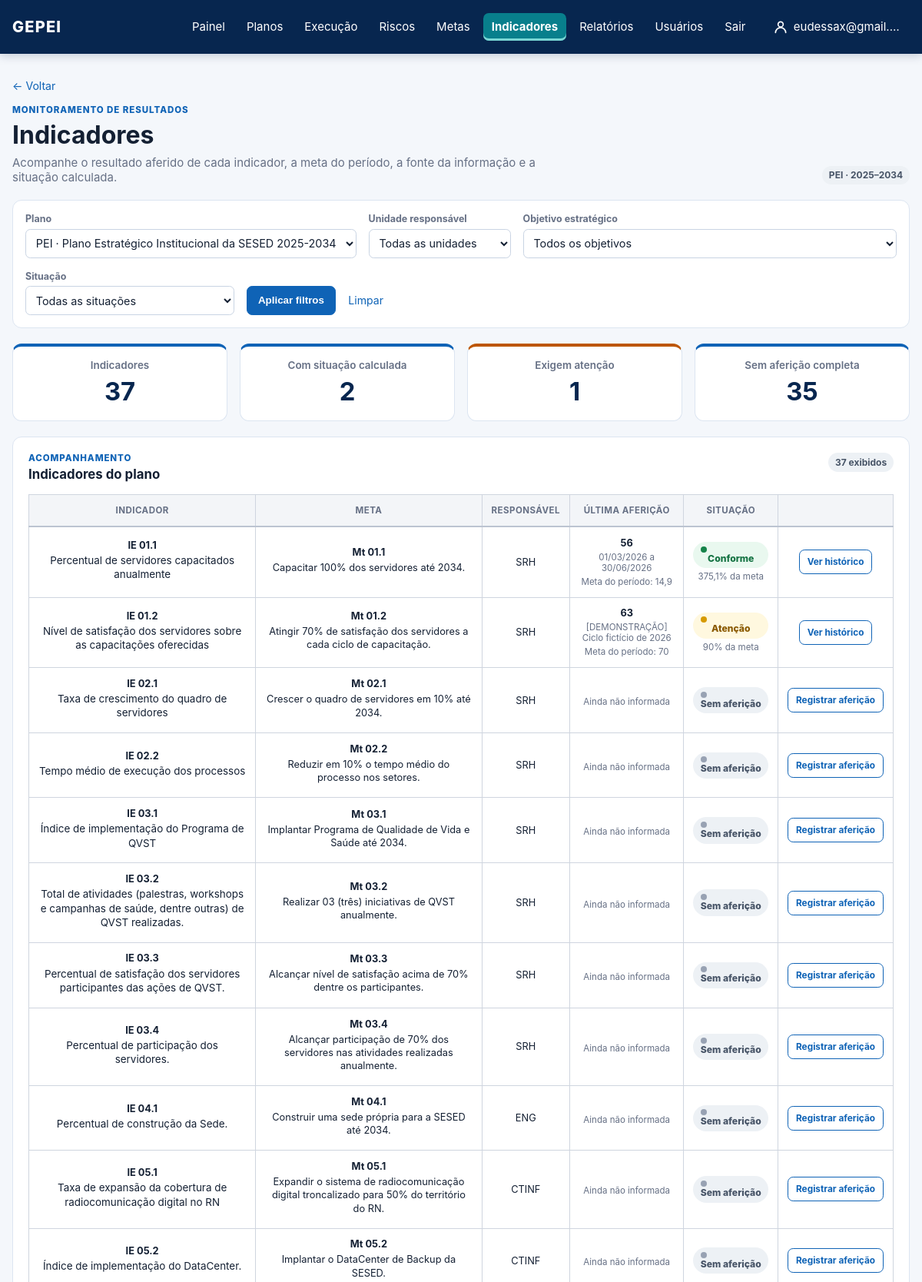
Screenshot of /indicadores/ (signed in, upper part) with the database file from the repository.
### core/models.py (models this page shows, shortened)
class Plan(models.Model):
    class PlanType(models.TextChoices):
        PEI = "PEI", "PEI"
        PESP = "PESP", "PESP"
        PPA = "PPA", "PPA"
        OTHER = "OUTRO", "Outro"
    name = models.CharField(max_length=180)
    acronym = models.CharField(max_length=30)
    plan_type = models.CharField(max_length=10, choices=PlanType.choices)
    start_date = models.DateField()
    end_date = models.DateField()
    active = models.BooleanField(default=True)

class Indicator(models.Model):
    class Direction(models.TextChoices):
        HIGHER_IS_BETTER = "MAIOR_MELHOR", "Maior é melhor"
        LOWER_IS_BETTER = "MENOR_MELHOR", "Menor é melhor"
        RANGE = "FAIXA", "Faixa esperada"
    class Frequency(models.TextChoices):
        MONTHLY = "MENSAL", "Mensal"
        BIMONTHLY = "BIMESTRAL", "Bimestral"
        QUARTERLY = "TRIMESTRAL", "Trimestral"
        FOUR_MONTHLY = "QUADRIMESTRAL", "Quadrimestral"
        SEMIANNUAL = "SEMESTRAL", "Semestral"
        ANNUAL = "ANUAL", "Anual"
        BIENNIAL = "BIENAL", "Bienal"
        OTHER = "OUTRA", "Outra"
    class IndicatorType(models.TextChoices):
        EFFORT = "ESFORCO", "Esforço"
        RESULT = "RESULTADO", "Resultado"
    code = models.CharField(max_length=30, blank=True)
    name = models.CharField(max_length=255)
    indicator_type = models.CharField(max_length=10, choices=IndicatorType.choices, blank=True)
    description = models.TextField(blank=True)
    formula = models.TextField(blank=True)
    unit_of_measure = models.CharField(max_length=80, blank=True)
    data_source = models.CharField(max_length=255, blank=True)
    frequency = models.CharField(max_length=16, choices=Frequency.choices, default=Frequency.ANNUAL)
    direction = models.CharField(max_length=16, choices=Direction.choices, default=Direction.HIGHER_IS_BETTER)
    baseline = models.CharField(max_length=120, blank=True)
    responsible_unit = models.ForeignKey(
        OrganizationalUnit,
        null=True,
        blank=True,
        on_delete=models.PROTECT,
        related_name="indicators",
    )
    artifacts = models.ManyToManyField(PlanArtifact, related_name="indicators", blank=True)
    targets = models.ManyToManyField(StrategicTarget, related_name="indicators", blank=True)

class StrategicTarget(models.Model):
    artifact = models.ForeignKey(
        PlanArtifact,
        on_delete=models.PROTECT,
        related_name="targets",
    )
    action = models.ForeignKey(
        StrategicAction,
        null=True,
        blank=True,
        on_delete=models.CASCADE,
        related_name="targets",
    )
    code = models.CharField(max_length=30, blank=True)
    description = models.TextField()
    target_value = models.CharField(max_length=120, blank=True)
    unit_of_measure = models.CharField(max_length=80, blank=True)
    reference_period = models.CharField(max_length=120, blank=True)

class OrganizationalUnit(models.Model):
    class UnitType(models.TextChoices):
        ORGAN = "ORGAO", "Órgão"
        UNIT = "UNIDADE", "Unidade"
        SECTOR = "SETOR", "Setor"
    organization = models.ForeignKey(Organization, on_delete=models.PROTECT)
    parent = models.ForeignKey("self", null=True, blank=True, on_delete=models.PROTECT)
    name = models.CharField(max_length=180)
    acronym = models.CharField(max_length=30, blank=True)
    unit_type = models.CharField(max_length=10, choices=UnitType.choices)

class IndicatorMeasurement(models.Model):
    indicator = models.ForeignKey(Indicator, on_delete=models.CASCADE, related_name="measurements")
    reference_period = models.CharField(max_length=120)
    baseline_value = models.CharField(max_length=120, blank=True)
    baseline_date = models.DateField(null=True, blank=True)
    period_start = models.DateField(null=True, blank=True)
    period_end = models.DateField(null=True, blank=True)
    measured_value = models.CharField(max_length=120)
    expected_value = models.DecimalField(
        max_digits=14,
        decimal_places=2,
        null=True,
        blank=True,
        help_text="Meta prevista especificamente para o período desta aferição.",
    )
    recorded_by = models.ForeignKey(settings.AUTH_USER_MODEL, on_delete=models.PROTECT)
    measured_by = models.ForeignKey(
        settings.AUTH_USER_MODEL,
        null=True,
        blank=True,
        on_delete=models.PROTECT,
        related_name="performed_measurements",
    )
    measured_unit = models.ForeignKey(
        OrganizationalUnit,
        null=True,
        blank=True,
        on_delete=models.PROTECT,
        related_name="performed_measurements",
    )
    source_reference = models.CharField(max_length=255, blank=True)
    evidence_attachment = models.FileField(upload_to="indicator_measurements/%Y/%m/", blank=True)
    note = models.TextField(blank=True)
    recorded_at = models.DateTimeField(auto_now_add=True)
    class Meta:
        ordering = ["-recorded_at"]

### core/views.py (the view)
# urls.py: path("indicadores/", views.indicator_overview, name="indicator_overview"),
@login_required
@permission_required("core.view_indicator", raise_exception=True)
def indicator_overview(request):
    plans = Plan.objects.filter(active=True).order_by("start_date", "acronym")
    units = scope_units(OrganizationalUnit.objects.order_by("name"), request.user)
    selected_plan = request.GET.get("plan", "")
    selected_unit = request.GET.get("unit", "")
    selected_objective = request.GET.get("objective", "")
    selected_status = request.GET.get("status", "")
    plan = plans.filter(pk=selected_plan).first() if selected_plan.isdigit() else plans.first()
    indicators = Indicator.objects.none()
    objectives = PlanArtifact.objects.none()
    if plan:
        objectives = PlanArtifact.objects.filter(
            plan=plan,
            artifact_type=PlanArtifact.ArtifactType.OBJECTIVE,
        ).order_by("code", "title")
        indicators = (
            scope_by_unit(Indicator.objects.filter(artifacts__plan=plan), request.user, "responsible_unit_id", include_unassigned=True)
            .select_related("responsible_unit")
            .prefetch_related("artifacts", "artifacts__plan", "targets", "targets__artifact", "measurements")
            .distinct()
            .order_by("code", "name")
        )
        if selected_unit.isdigit():
            indicators = indicators.filter(responsible_unit_id=selected_unit)
        if selected_objective.isdigit():
            indicators = indicators.filter(artifacts__id=selected_objective)
    indicator_rows = []
    signal_counts = {"green": 0, "yellow": 0, "orange": 0, "red": 0, "gray": 0}
    for indicator in indicators:
        signal = _indicator_signal(indicator)
        signal_counts[signal["code"]] += 1
        indicator_rows.append({"indicator": indicator, "signal": signal})
    if selected_status in signal_counts:
        indicator_rows = [row for row in indicator_rows if row["signal"]["code"] == selected_status]
    return render(
        request,
        "core/indicator_overview.html",
        {
            "plans": plans,
            "units": units,
            "objectives": objectives,
            "plan": plan,
            "selected_plan": str(plan.id) if plan else "",
            "selected_unit": selected_unit,
            "selected_objective": selected_objective,
            "selected_status": selected_status,
            "indicator_rows": indicator_rows,
            "indicator_count": sum(signal_counts.values()),
            "updated_count": sum(value for key, value in signal_counts.items() if key != "gray"),
            "attention_count": signal_counts["yellow"] + signal_counts["orange"] + signal_counts["red"],
            "signal_counts": signal_counts,
        },
    )

### core/context_processors.py (called while the page is built)
def navigation_plans(request):
    if not request.user.is_authenticated:
        return {"navigation_plans": []}
    return {"navigation_plans": Plan.objects.order_by("acronym", "name")}

### core/permissions.py (called while the page is built, shortened)
def is_administrator(user):
    if user.is_superuser:
        return True
    return user.groups.filter(name__iexact=ADMINISTRATOR_GROUP_NAME).exists()

def user_unit_ids(user):
    if is_administrator(user):
        return None

def scope_units(queryset, user):
    ids = user_unit_ids(user)
    return queryset if ids is None else queryset.filter(pk__in=ids)

def scope_by_unit(queryset, user, field, include_unassigned=False):
    ids = user_unit_ids(user)
    if ids is None:
        return queryset
    condition = Q(**{f"{field}__in": ids})
    if include_unassigned:
        condition |= Q(**{f"{field}__isnull": True})
    return queryset.filter(condition)

### core/views.py (called while the page is built)
def _decimal_from_measurement(value):
    if value is None or value == "":
        return None
    text = str(value).strip().replace("%", "").replace(" ", "")
    if "," in text and "." in text:
        text = text.replace(".", "").replace(",", ".")
    elif "," in text:
        text = text.replace(",", ".")
    try:
        return Decimal(text)
    except InvalidOperation:
        return None

### templates/core/indicator_overview.html (shortened to what this page needs)
{% extends "base.html" %}
{% block content %}
  <a class="back-link" href="{% url 'dashboard' %}">← Voltar</a>
  <section class="page-heading dashboard-heading">
    <div>
      <p class="eyebrow">Monitoramento de resultados</p>
      <h1>Indicadores</h1>
      <p>Acompanhe o resultado aferido de cada indicador, a meta do período, a fonte da informação e a situação calculada.</p>
    </div>
    {% if plan %}<span class="chip chip-neutral">{{ plan.acronym }} · {{ plan.start_date|date:"Y" }}–{{ plan.end_date|date:"Y" }}</span>{% endif %}
  </section>
  <form class="dashboard-filters" method="get" aria-label="Filtros dos indicadores">
    <label>Plano
      <select name="plan">{% for available_plan in plans %}<option value="{{ available_plan.id }}" {% if selected_plan == available_plan.id|stringformat:"s" %}selected{% endif %}>{{ available_plan.acronym }} · {{ available_plan.name }}</option>{% endfor %}</select>
    </label>
    <label>Unidade responsável
      <select name="unit"><option value="">Todas as unidades</option></select>
    </label>
    <label class="filter-wide">Objetivo estratégico
      <select name="objective"><option value="">Todos os objetivos</option></select>
    </label>
    <label>Situação
      <select name="status">
        <option value="">Todas as situações</option>
      </select>
    </label>
    <button class="button button-primary" type="submit">Aplicar filtros</button>
    <a class="clear-filter" href="{% url 'indicator_overview' %}">Limpar</a>
  </form>
  <section class="metrics metrics-centered indicator-metrics" aria-label="Resumo dos indicadores">
    <article class="metric-card"><span>Indicadores</span><strong>{{ indicator_count }}</strong></article>
    <article class="metric-card metric-blue"><span>Com situação calculada</span><strong>{{ updated_count }}</strong></article>
    <article class="metric-card metric-warning"><span>Exigem atenção</span><strong>{{ attention_count }}</strong></article>
    <article class="metric-card"><span>Sem aferição completa</span><strong>{{ signal_counts.gray }}</strong></article>
  </section>
  <section class="panel indicator-list-panel">
    <div class="panel-heading"><div><p class="eyebrow">Acompanhamento</p><h2>Indicadores do plano</h2></div><span class="chip chip-neutral">{{ indicator_rows|length }} exibido{{ indicator_rows|length|pluralize:"s" }}</span></div>
    {% if indicator_rows %}
      <div class="responsive-table"><table class="indicator-table">
        <thead><tr><th>Indicador</th><th>Meta</th><th>Responsável</th><th>Última aferição</th><th>Situação</th><th></th></tr></thead>
        <tbody>
          {% for row in indicator_rows %}
            <tr>
              <td class="indicator-name-cell"><a class="cell-link" href="{% url 'indicator_detail' row.indicator.id %}"><strong>{{ row.indicator.code|default:"Indicador" }}</strong><span>{{ row.indicator.name }}</span></a></td>
              <td class="indicator-name-cell">
                {% for target in row.indicator.targets.all %}<a class="cell-link" href="{% url 'target_overview' %}?plan={{ target.artifact.plan_id }}&amp;objective={{ target.artifact_id }}#meta-{{ target.id }}"><strong>{{ target.code|default:"Meta" }}</strong><span>{{ target.description }}</span></a>{% empty %}<span class="muted-text">Meta não vinculada</span>{% endfor %}
              </td>
              <td>{{ row.indicator.responsible_unit.acronym|default:row.indicator.responsible_unit.name|default:"A definir" }}</td>
              <td>{% if row.signal.measurement %}<strong>{{ row.signal.measurement.measured_value }}</strong><span>{{ row.signal.measurement.reference_period }}</span>{% if row.signal.measurement.expected_value != None %}<small>Meta do período: {{ row.signal.measurement.expected_value|floatformat:"-1" }}</small>{% endif %}{% else %}<span class="muted-text">Ainda não informada</span>{% endif %}</td>
              <td><span class="signal signal-{{ row.signal.code }}"><i></i>{{ row.signal.label }}</span>{% if row.signal.achievement != None %}<small>{{ row.signal.achievement|floatformat:"-1" }}% da meta</small>{% endif %}</td>
              <td><a class="button button-secondary" href="{% url 'indicator_detail' row.indicator.id %}">{% if row.signal.measurement %}Ver histórico{% else %}Registrar aferição{% endif %}</a></td>
            </tr>
          {% endfor %}
        </tbody>
      </table></div>
    {% else %}
      <div class="empty-state large-empty"><strong>Nenhum indicador encontrado.</strong><span>Altere os filtros ou vincule indicadores ao plano selecionado.</span></div>
    {% endif %}
  </section>
{% endblock %}

### templates/base.html (shortened to what this page needs)
{% load static %}
<!doctype html>
<html lang="pt-br">
<head>
  <link rel="stylesheet" href="{% static 'css/gepei.css' %}?v=20261014-6">
</head>
<body>
  <header class="topbar">
    <a class="brand" href="{% url 'dashboard' %}">GEPEI</a>
    {% if user.is_authenticated %}
      <nav>
        <a href="{% url 'dashboard' %}" {% if request.path == '/' %}class="nav-active" aria-current="page"{% endif %}>Painel</a>
        {% if perms.core.view_plan %}<details class="nav-plans{% if '/pei/' in request.path %} nav-active{% endif %}">
          <summary {% if '/pei/' in request.path %}aria-current="page"{% endif %}>Planos</summary>
        </details>{% endif %}
        {% if perms.core.view_actionplan %}<a href="{% url 'action_plan_list' %}" {% if '/planos-de-acao/' in request.path and '/riscos/' not in request.path %}class="nav-active" aria-current="page"{% endif %}>Execução</a>{% endif %}
        {% if perms.core.view_risk %}<a href="{% url 'risk_overview' %}" {% if '/riscos/' in request.path %}class="nav-active" aria-current="page"{% endif %}>Riscos</a>{% endif %}
        {% if perms.core.view_strategictarget %}<a href="{% url 'target_overview' %}" {% if '/metas/' in request.path %}class="nav-active" aria-current="page"{% endif %}>Metas</a>{% endif %}
        {% if perms.core.view_indicator %}<a href="{% url 'indicator_overview' %}" {% if '/indicadores/' in request.path %}class="nav-active" aria-current="page"{% endif %}>Indicadores</a>{% endif %}
        {% if perms.core.view_reportcycle %}<a href="{% url 'report_cycle_overview' %}" {% if '/relatorios/' in request.path %}class="nav-active" aria-current="page"{% endif %}>Relatórios</a>{% endif %}
        {% if perms.auth.view_user or perms.auth.view_group %}
        <details class="nav-plans{% if '/usuarios/' in request.path %} nav-active{% endif %}">
          <summary {% if '/usuarios/' in request.path %}aria-current="page"{% endif %}>Usuários</summary>
        </details>
        {% endif %}
        <form method="post" action="{% url 'logout' %}">
          <button type="submit">Sair</button>
        </form>
        <a class="nav-user{% if request.path == '/minha-conta/' %} nav-active{% endif %}" href="{% url 'profile_edit' %}" title="Minha conta">
          <svg width="20" height="20" viewBox="0 0 24 24" fill="none" stroke="currentColor" stroke-width="2" stroke-linecap="round" stroke-linejoin="round" aria-hidden="true"><circle cx="12" cy="8" r="4"/><path d="M4 21c0-4.4 3.6-8 8-8s8 3.6 8 8"/></svg>
          <span>{{ user.first_name|default:user.username }}</span>
        </a>
      </nav>
    {% endif %}
  </header>
  <main class="container">
    {% block content %}{% endblock %}
  </main>
</body>
</html>

### rows the page displays
Plan: acronym "PEI", start_date "2025", end_date "2034"
Indicator: indicator.code "IE 01.1", indicator.name "Percentual de servidores capacitados anualmente", indicator.responsible_unit.acronym "SRH", signal.measurement.measured_value "56", signal.measurement.reference_period "01/03/2026 a 30/06/2026", signal.measurement.expected_value "14,9", signal.label "Conforme", signal.achievement "375,1", shows "Ver histórico"
StrategicTarget: code "Mt 01.1", description "Capacitar 100% dos servidores até 2034."
Indicator: indicator.code "IE 01.2", indicator.name "Nível de satisfação dos servidores sobre as capacitações oferecidas", indicator.responsible_unit.acronym "SRH", signal.measurement.measured_value "63", signal.measurement.reference_period "[DEMONSTRAÇÃO] Ciclo fictício de 2026", signal.measurement.expected_value "70", signal.label "Atenção", signal.achievement "90", shows "Ver histórico"
StrategicTarget: code "Mt 01.2", description "Atingir 70% de satisfação dos servidores a cada ciclo de capacitação."
Indicator: indicator.code "IE 02.1", indicator.name "Taxa de crescimento do quadro de servidores", indicator.responsible_unit.acronym "SRH", shows "Ainda não informada", signal.label "Sem aferição", shows "Registrar aferição"
StrategicTarget: code "Mt 02.1", description "Crescer o quadro de servidores em 10% até 2034."
Indicator: indicator.code "IE 02.2", indicator.name "Tempo médio de execução dos processos", indicator.responsible_unit.acronym "SRH", shows "Ainda não informada", signal.label "Sem aferição", shows "Registrar aferição"
StrategicTarget: code "Mt 02.2", description "Reduzir em 10% o tempo médio do processo nos setores."
Indicator: indicator.code "IE 03.1", indicator.name "Índice de implementação do Programa de QVST", indicator.responsible_unit.acronym "SRH", shows "Ainda não informada", signal.label "Sem aferição", shows "Registrar aferição"
StrategicTarget: code "Mt 03.1", description "Implantar Programa de Qualidade de Vida e Saúde até 2034."
Indicator: indicator.code "IE 03.2", indicator.name "Total de atividades (palestras, workshops e campanhas de saúde, dentre outras) de QVST realizadas.", indicator.responsible_unit.acronym "SRH", shows "Ainda não informada", signal.label "Sem aferição", shows "Registrar aferição"
StrategicTarget: code "Mt 03.2", description "Realizar 03 (três) iniciativas de QVST anualmente."
Indicator: indicator.code "IE 03.3", indicator.name "Percentual de satisfação dos servidores participantes das ações de QVST.", indicator.responsible_unit.acronym "SRH", shows "Ainda não informada", signal.label "Sem aferição", shows "Registrar aferição"
StrategicTarget: code "Mt 03.3", description "Alcançar nível de satisfação acima de 70% dentre os participantes."
Indicator: indicator.code "IE 03.4", indicator.name "Percentual de participação dos servidores.", indicator.responsible_unit.acronym "SRH", shows "Ainda não informada", signal.label "Sem aferição", shows "Registrar aferição"
StrategicTarget: code "Mt 03.4", description "Alcançar participação de 70% dos servidores nas atividades realizadas anualmente."
Indicator: indicator.code "IE 04.1", indicator.name "Percentual de construção da Sede.", indicator.responsible_unit.acronym "ENG", shows "Ainda não informada", signal.label "Sem aferição", shows "Registrar aferição"
StrategicTarget: code "Mt 04.1", description "Construir uma sede própria para a SESED até 2034."
Indicator: indicator.code "IE 05.1", indicator.name "Taxa de expansão da cobertura de radiocomunicação digital no RN", indicator.responsible_unit.acronym "CTINF", shows "Ainda não informada", signal.label "Sem aferição", shows "Registrar aferição"
StrategicTarget: code "Mt 05.1", description "Expandir o sistema de radiocomunicação digital troncalizado para 50% do território do RN."
Indicator: indicator.code "IE 05.2", indicator.name "Índice de implementação do DataCenter.", indicator.responsible_unit.acronym "CTINF", shows "Ainda não informada", signal.label "Sem aferição", shows "Registrar aferição"
StrategicTarget: code "Mt 05.2", description "Implantar o DataCenter de Backup da SESED."

### other values shown
{{ user.first_name|default:user.username }} "eudessax@gmail.…"
{{ indicator_count }} "37"
{{ updated_count }} "2"
{{ attention_count }} "1"
{{ signal_counts.gray }} "35"
{{ indicator_rows|length }} "37"
form field plan "PEI · Plano Estratégico Institucional da SESED 2025-2034"
